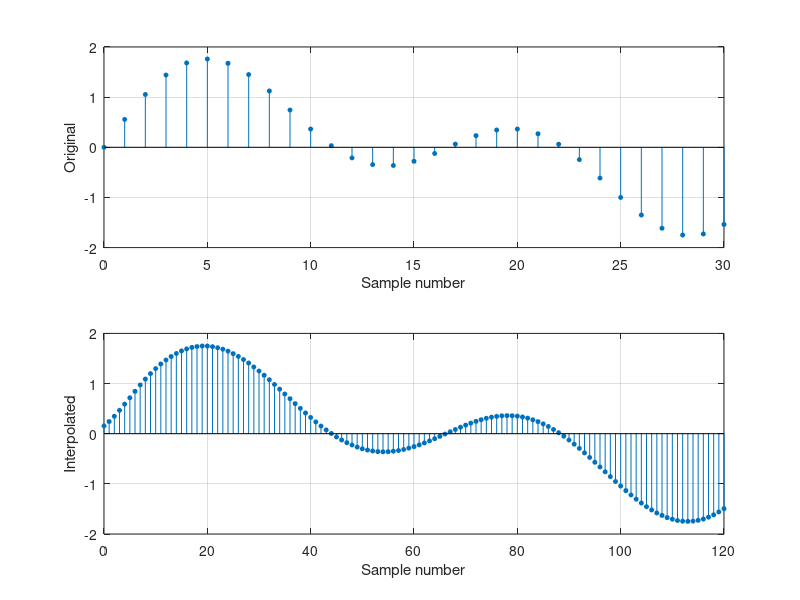

Reproduce this figure in MATLAB.
clc
clear all
close all
Fs = 1000;
t = 0:1/Fs:1;
x = sin(2*pi*30*t) + sin(2*pi*60*t);
lx = length(x);
y = interp(x, 4);
pIx = 30;
I = 4;
subplot(2, 1, 1);
stem(0:pIx, x(1:pIx+1), 'filled', 'markersize', 3);
grid on
xlabel('Sample number');
ylabel('Original');
subplot(2, 1, 2);
stem(0:I*pIx, y(1:I*pIx+1), 'filled', 'markersize', 3);
grid on
xlabel('Sample number');
ylabel('Interpolated');